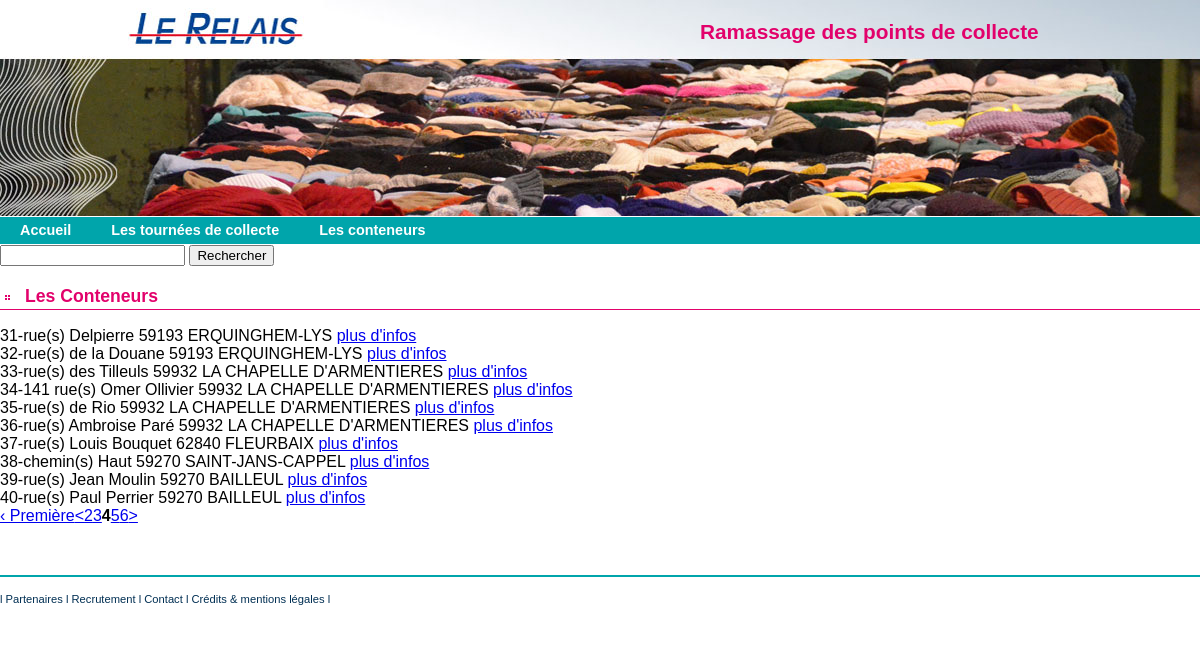
Page /index.php/C_conteneur/index/30 on the committed database.
### tables this page shows
CREATE TABLE `conteneur` (
  `Id` int(10) NOT NULL,
  `TourneeStandardId` int(10) DEFAULT NULL,
  `AddrEmplacement` varchar(255) DEFAULT NULL,
  `LatLng` varchar(255) DEFAULT NULL,
  `RefSigfox` varchar(255) DEFAULT NULL,
  `CoefSurface` float DEFAULT NULL,
  `VolumeMax` float DEFAULT NULL,
  `VolumeMesureActuel` float DEFAULT NULL,
  `DateDerniereCollecte` date DEFAULT NULL
);

### application/controllers/C_conteneur.php (called while the page is built, shortened)
<?php
class C_conteneur extends CI_Controller {
    public function index() {
        $this->load->helper("url");
        $data['title'] = "Le liste de conteneurs";
        $this->load->model('M_conteneur');
        $array_resultat = $this->M_conteneur->select_all_by_page();
        $data['result'] = $array_resultat;
        $page = $this->load->view('conteneurs/V_liste_conteneurs', $data, true);
        $this->load->view('commun/V_template', array('contenu' => $page));
    }
}

### index.php (called while the page is built, shortened)
<?php
require_once BASEPATH.'core/CodeIgniter.php';

### application/models/M_conteneur.php (called while the page is built, shortened)
<?php
class M_conteneur extends CI_Model {
    public function select_all_by_page() {
        $config_p['base_url'] = site_url('C_conteneur/index/');
        $config_p['total_rows'] = $this->db->from('conteneur')->count_all_results();
        $config_p['per_page'] = 10;
        $query = $this->db->select('Id, AddrEmplacement')->from('conteneur')
                        ->limit($config_p['per_page'], $this->uri->segment(3))->get();
        return $query->result_array();
    }
}

### application/views/conteneurs/V_liste_conteneurs.php (the view, shortened to what this page needs)
<article>
    <form action="<?php echo site_url('C_conteneur/search'); ?>" method="get">
    <input type="text" name="search_string">
    <input type="submit" value="Rechercher"> </form>
    <h1>Les Conteneurs</h1>
    <?php
    foreach ($result as $row) {
        echo $row['Id'] . "-";
        echo $row['AddrEmplacement'];
        ?>
        <a href="<?php echo site_url("C_conteneur/detail/" . $row['Id']); ?>">plus d'infos</a>
        <?php
        echo "<br/>";
    }
    echo $this->pagination->create_links();
    ?>
</article>

### assets/css/conteneurs.css (style rules this page uses)
body { font: 100% Verdana, Arial, Helvetica, sans-serif; background-color: #FFFFFF; margin: 0; padding: 0; text-align: center; color: #000000; background-image: url(img/back.jpg); background-repeat: no-repeat; background-position: top center; }
article h1 { padding-left: 25px ; line-height: 25px ; font-size: 110% ; background: url(img/puce_h1.png) no-repeat left bottom ; color: rgb(226,1,107) ; border-bottom: 1px solid rgb(226,1,107) ; }
article { clear: both; }

### rows in the picture
conteneur: Id "31", AddrEmplacement "rue(s) Delpierre 59193 ERQUINGHEM-LYS"
conteneur: Id "32", AddrEmplacement "rue(s) de la Douane 59193 ERQUINGHEM-LYS"
conteneur: Id "33", AddrEmplacement "rue(s) des Tilleuls 59932 LA CHAPELLE D'ARMENTIERES"
conteneur: Id "34", AddrEmplacement "141 rue(s) Omer Ollivier 59932 LA CHAPELLE D'ARMENTIERES"
conteneur: Id "35", AddrEmplacement "rue(s) de Rio 59932 LA CHAPELLE D'ARMENTIERES"
conteneur: Id "36", AddrEmplacement "rue(s) Ambroise Paré 59932 LA CHAPELLE D'ARMENTIERES"
conteneur: Id "37", AddrEmplacement "rue(s) Louis Bouquet 62840 FLEURBAIX"
conteneur: Id "38", AddrEmplacement "chemin(s) Haut 59270 SAINT-JANS-CAPPEL"
conteneur: Id "39", AddrEmplacement "rue(s) Jean Moulin 59270 BAILLEUL"
conteneur: Id "40", AddrEmplacement "rue(s) Paul Perrier 59270 BAILLEUL"

### other values in the picture
$this->pagination->create_links() "‹ Première < 2 3 4 5 6 >"
